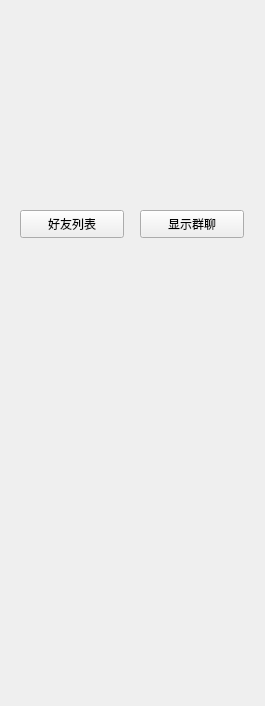
<?xml version="1.0" encoding="UTF-8"?>
<ui version="4.0">
 <class>mainform</class>
 <widget class="QWidget" name="mainform">
  <property name="geometry">
   <rect>
    <x>0</x>
    <y>0</y>
    <width>265</width>
    <height>706</height>
   </rect>
  </property>
  <property name="windowTitle">
   <string>Form</string>
  </property>
  <widget class="QTableWidget" name="friends">
   <property name="geometry">
    <rect>
     <x>0</x>
     <y>250</y>
     <width>255</width>
     <height>380</height>
    </rect>
   </property>
   <property name="minimumSize">
    <size>
     <width>255</width>
     <height>380</height>
    </size>
   </property>
   <property name="maximumSize">
    <size>
     <width>255</width>
     <height>380</height>
    </size>
   </property>
   <property name="font">
    <font>
     <pointsize>8</pointsize>
    </font>
   </property>
   <property name="styleSheet">
    <string notr="true">QTableWidget { background-color: rgb(255, 132, 139,0); border-radius: 3px; color: rgb(0,0,0); }</string>
   </property>
   <property name="alternatingRowColors">
    <bool>false</bool>
   </property>
   <property name="selectionMode">
    <enum>QAbstractItemView::SingleSelection</enum>
   </property>
   <property name="selectionBehavior">
    <enum>QAbstractItemView::SelectRows</enum>
   </property>
   <property name="showGrid">
    <bool>false</bool>
   </property>
   <property name="gridStyle">
    <enum>Qt::SolidLine</enum>
   </property>
   <attribute name="horizontalHeaderVisible">
    <bool>false</bool>
   </attribute>
   <attribute name="horizontalHeaderCascadingSectionResizes">
    <bool>false</bool>
   </attribute>
   <attribute name="horizontalHeaderMinimumSectionSize">
    <number>83</number>
   </attribute>
   <attribute name="horizontalHeaderDefaultSectionSize">
    <number>83</number>
   </attribute>
   <attribute name="horizontalHeaderHighlightSections">
    <bool>false</bool>
   </attribute>
   <attribute name="horizontalHeaderShowSortIndicator" stdset="0">
    <bool>false</bool>
   </attribute>
   <attribute name="horizontalHeaderStretchLastSection">
    <bool>false</bool>
   </attribute>
   <attribute name="verticalHeaderVisible">
    <bool>false</bool>
   </attribute>
   <attribute name="verticalHeaderMinimumSectionSize">
    <number>30</number>
   </attribute>
   <attribute name="verticalHeaderHighlightSections">
    <bool>false</bool>
   </attribute>
   <column>
    <property name="text">
     <string>好友</string>
    </property>
   </column>
  </widget>
  <widget class="QPushButton" name="friendlist">
   <property name="geometry">
    <rect>
     <x>20</x>
     <y>210</y>
     <width>104</width>
     <height>28</height>
    </rect>
   </property>
   <property name="text">
    <string>好友列表</string>
   </property>
  </widget>
  <widget class="QPushButton" name="grouplist">
   <property name="geometry">
    <rect>
     <x>140</x>
     <y>210</y>
     <width>104</width>
     <height>28</height>
    </rect>
   </property>
   <property name="text">
    <string>显示群聊</string>
   </property>
  </widget>
 </widget>
 <resources/>
 <connections/>
</ui>
